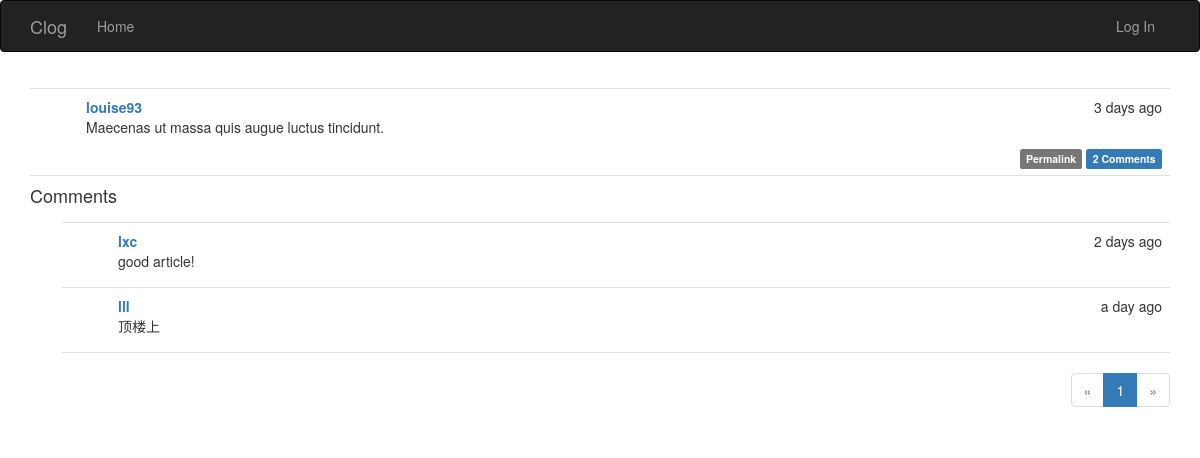
The app's page /post/90, older data.
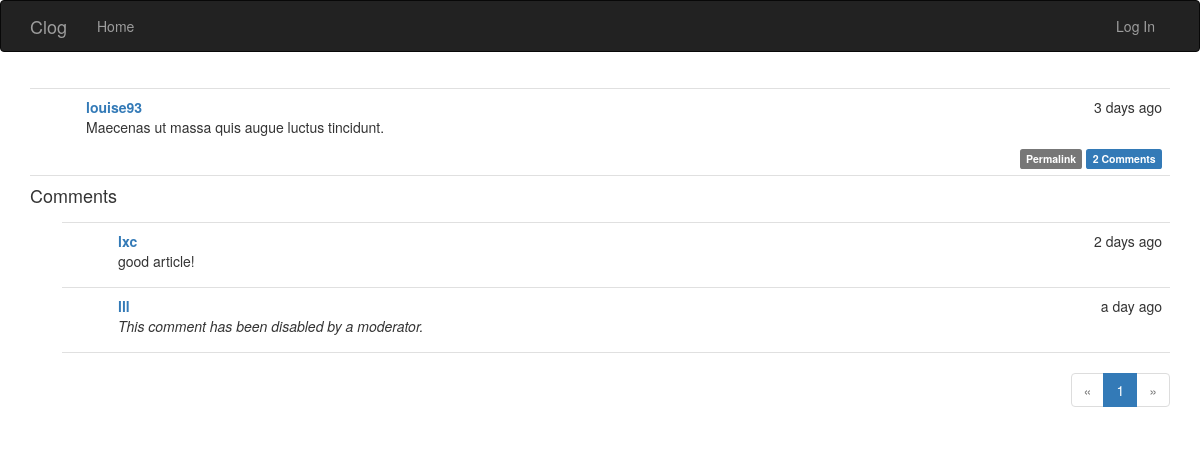
The same page, newer data.
### app/models.py (models this page shows, shortened)
class Comment(db.Model):
    __tablename__ = 'comments'
    id = db.Column(db.Integer, primary_key=True)
    body = db.Column(db.Text)
    body_html = db.Column(db.Text)
    timestamp = db.Column(db.DateTime, index=True, default=datetime.utcnow)
    disabled = db.Column(db.Boolean)
    author_id = db.Column(db.Integer, db.ForeignKey('users.id'))
    post_id = db.Column(db.Integer, db.ForeignKey('posts.id'))

class User(UserMixin, db.Model):
    __tablename__ = 'users'
    id = db.Column(db.Integer, primary_key=True)
    username = db.Column(db.String(64), unique=True, index=True)
    email = db.Column(db.String(64), unique=True, index=True)
    role_id = db.Column(db.Integer, db.ForeignKey('roles.id'))
    password_hash = db.Column(db.String(128))
    confirmed = db.Column(db.Boolean, default=False)
    name = db.Column(db.String(64))
    location = db.Column(db.String(64))
    about_me = db.Column(db.Text)
    member_since = db.Column(db.DateTime(), default=datetime.utcnow)
    last_seen = db.Column(db.DateTime(), default=datetime.utcnow)
    posts = db.relationship('Post', backref='author', lazy='dynamic')
    followed = db.relationship('Follow',
                               foreign_keys=[Follow.follower_id],
                               backref=db.backref('follower', lazy='joined'),
                               lazy='dynamic',
                               cascade='all, delete-orphan')
    followers = db.relationship('Follow',
                                foreign_keys=[Follow.followed_id],
                                backref=db.backref('followed', lazy='joined'),
                                lazy='dynamic',
                                cascade='all, delete-orphan')
    comments = db.relationship('Comment', backref='author', lazy='dynamic')
    @property
    def password(self):
        raise AttributeError('password is not a readable attribute')

### app/main/views.py (the view, shortened to what this page needs)
@main.route('/post/<int:id>', methods=['GET', 'POST'])
def post(id):
    post = Post.query.get_or_404(id)
    form = CommentForm()
    page = request.args.get('page', 1, type=int)
    if page == -1:
        page = (post.comments.count() - 1) // \
            current_app.config['FLASKY_COMMENTS_PER_PAGE'] + 1
    pagination = post.comments.order_by(Comment.timestamp.asc()).paginate(
        page, per_page=current_app.config['FLASKY_COMMENTS_PER_PAGE'],
        error_out=False)
    comments = pagination.items
    return render_template('post.html', posts=[post], form=form,
                           comments=comments, pagination=pagination)

### app/auth/views.py (called while the page is built)
@auth.before_app_request
def before_request():
    if current_user.is_authenticated:
        current_user.ping()
        if not current_user.confirmed \
                and request.endpoint[:5] != 'auth.' \
                and request.endpoint != 'static':
            return redirect(url_for('auth.unconfirmed'))

### app/main/__init__.py (called while the page is built)
@main.app_context_processor
def inject_permissions():
    return dict(Permission=Permission)

### app/models.py (called while the page is built)
    def can(self, permissions):
        return False

    def is_administrator(self):
        return False

### app/templates/post.html (shortened to what this page needs)
{% extends "base.html" %}
{% import "bootstrap/wtf.html" as wtf %}
{% import "_macros.html" as macros %}
{% block page_content %}
{% include '_posts.html' %}
<h4 id="comments">Comments</h4>
{% include '_comments.html' %}
{% if pagination %}
<div class="pagination">
    {{ macros.pagination_widget(pagination, '.post', fragment='#comments', id=posts[0].id) }}
</div>
{% endif %}
{% endblock %}

### app/templates/_comments.html (shortened to what this page needs)
<ul class="comments">
    {% for comment in comments %}
    <li class="comment">
        <div class="comment-content">
            <div class="comment-date">{{ moment(comment.timestamp).fromNow() }}</div>
            <div class="comment-author"><a href="{{ url_for('.user', username=comment.author.username) }}">{{ comment.author.username }}</a></div>
            <div class="comment-body">
                {% if comment.disabled %}
                <p><i>This comment has been disabled by a moderator.</i></p>
                {% endif %}
                {% if moderate or not comment.disabled %}
                    {% if comment.body_html %}
                        {{ comment.body_html | safe }}
                    {% else %}
                        {{ comment.body }}
                    {% endif %}
                {% endif %}
            </div>
        </div>
    </li>
    {% endfor %}
</ul>

Row changes from the older to the newer data that the page shows:
changed Comment "a day ago": body_html "顶楼上" → (not shown); now shows "This comment has been disabled by a moderator."
